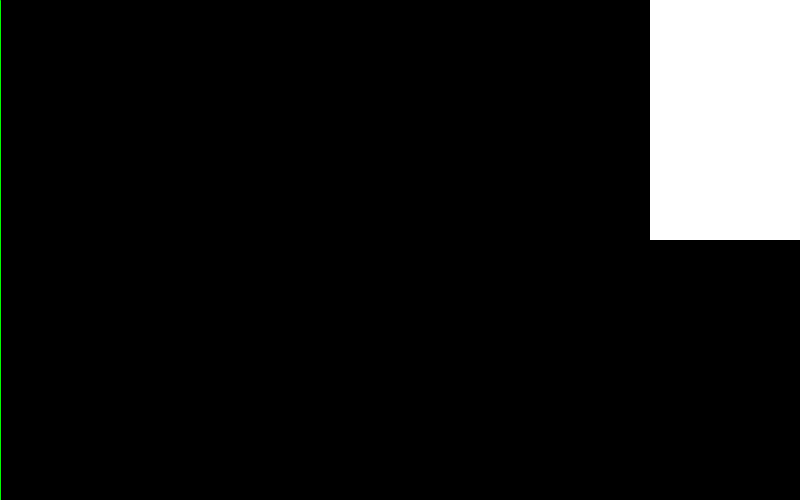
Frame 1 (no input)
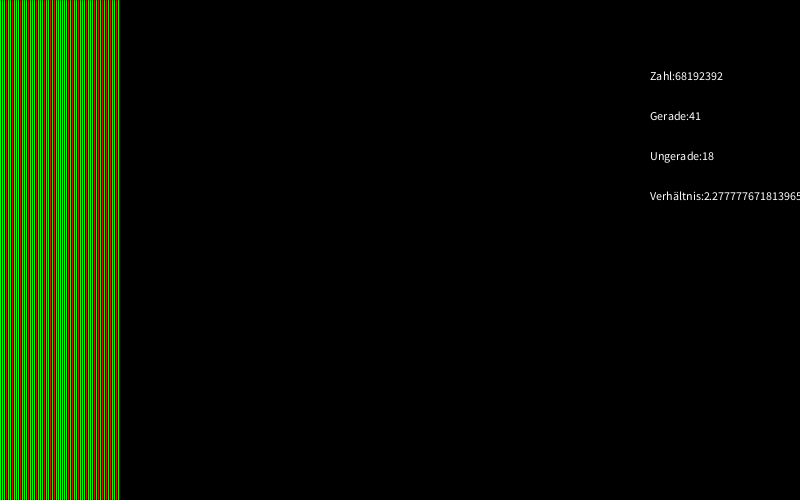
Frame 60 (the mouse pressed at the canvas centre just before this capture)
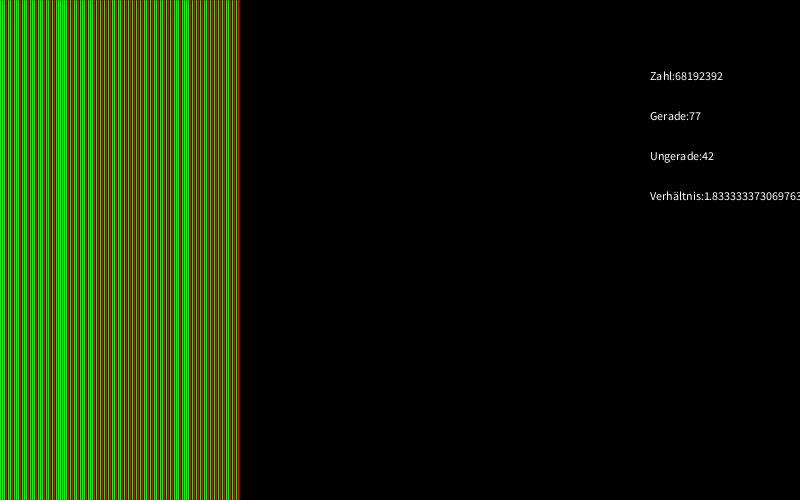
Frame 120 (the mouse held since frame 60 and released just before this capture)

The Processing sketch that drew these frames (run headless with seeded random() and noise(); from frame 60 on, the mouse is pressed at the canvas centre):

// Processing sketch: processing_49901
// ── processing_49901.pde

long n;
long z;
long i;
int gerade;
int ungerade;
void setup() {
 n=(int)random(10000000, 100000000);
 //n=61779192;
  z=n;
  gerade=0;
  ungerade=0;
  i=0;
  size(800, 500);
  background(0);
}

void draw() {
   info();
  if (n==1) {
    println(""+verhaeltnis());
   //delay(2000);
    setup();
    return;
  }
  if (n % 2 == 0) {
    gerade++;
    stroke(0, 255, 0);
  }
  else {
    ungerade++;
    stroke(255, 0, 0);
  }
  long ln= n> height ? height : n;
  line(i, height, i, height-ln);
  n=collatz(n);
  i+=2;
}
void info() {
  noStroke();
  int abst=40;
  rect(width-150, 0, width, abst*6);
  smooth();
  fill(255);
  int l=40;

  text ("Zahl:"+z, width-150, l+=abst);
  text ("Gerade:"+gerade, width-150, l+=abst);
  text ("Ungerade:"+ungerade, width-150, l+=abst);
  text ("Verhältnis:"+verhaeltnis(), width-150, l+=abst);
  noSmooth();
  fill(0);
}
double verhaeltnis(){
  return (float)gerade/(float)ungerade;
}
long collatz(long n) {
  return (n % 2) == 0 ? n /2 : 3 * n + 1;
}
